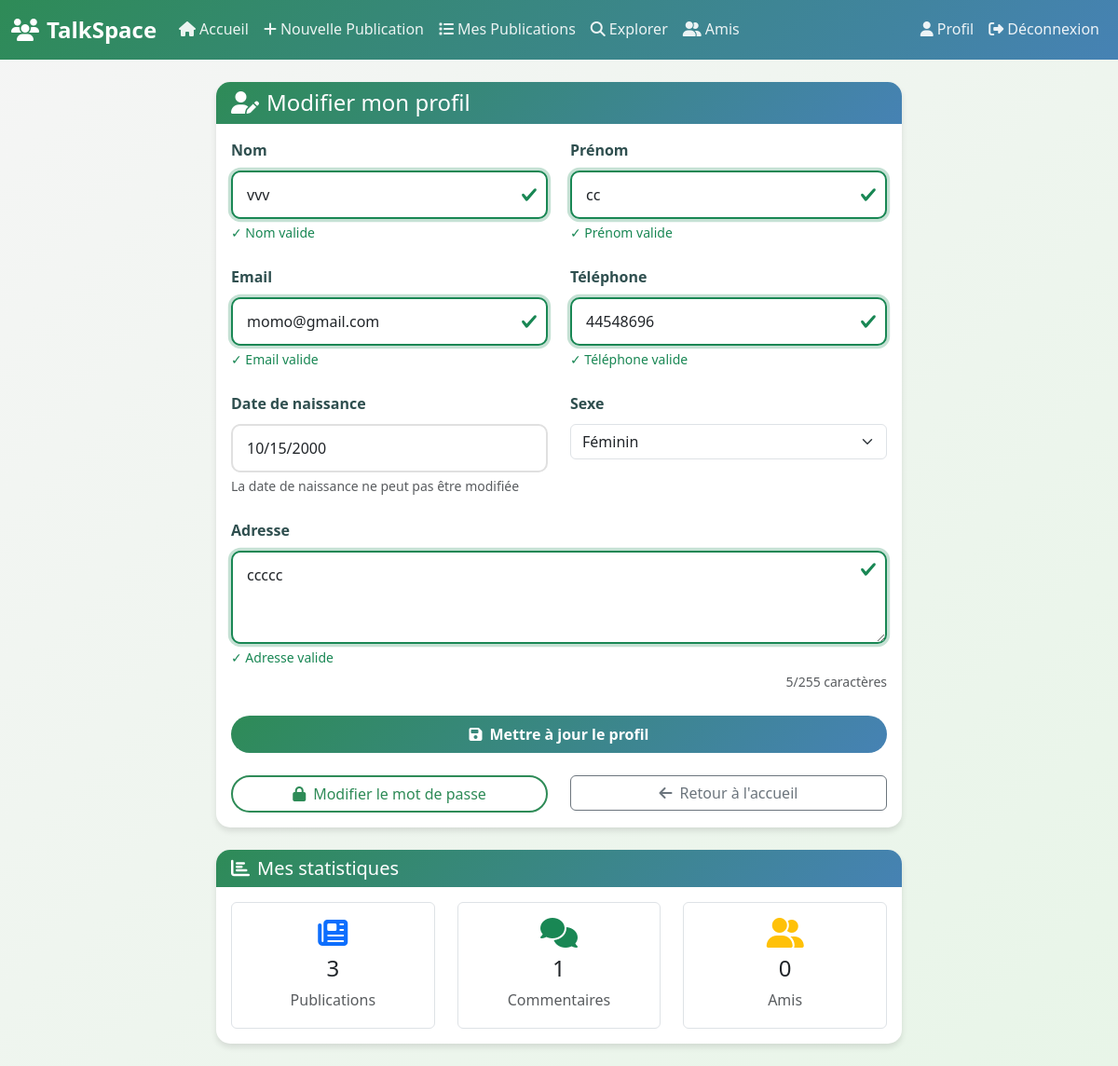
The page /profil.php (signed in) on the database its author committed.
### tables this page shows
CREATE TABLE `users` (
  `id` int(11) NOT NULL,
  `nom` varchar(50) NOT NULL,
  `prenom` varchar(50) NOT NULL,
  `email` varchar(100) NOT NULL,
  `tel` varchar(20) DEFAULT NULL,
  `sexe` enum('Masculin','Feminin') NOT NULL,
  `date_naissance` date NOT NULL,
  `adresse` text DEFAULT NULL,
  `mdp` varchar(255) NOT NULL,
  `reset_token` varchar(64) DEFAULT NULL,
  `reset_expiration` datetime DEFAULT NULL,
  `date_inscription` timestamp NOT NULL DEFAULT current_timestamp()
);

### profil.php (the view, shortened to what this page needs)
<?php
require_once('config.php');
$id = $_SESSION['id'];
$stmt = $bdd->prepare("SELECT nom, prenom, email, tel, sexe, date_naissance, adresse FROM users WHERE id = ?");
$stmt->execute([$id]);
$users = $stmt->fetch();
?>
<!DOCTYPE html>
<html lang="fr">
<head>
    <link href="https://cdn.jsdelivr.net/npm/bootstrap@5.3.3/dist/css/bootstrap.min.css" rel="stylesheet" />
    <link rel="stylesheet" href="https://cdnjs.cloudflare.com/ajax/libs/font-awesome/6.4.0/css/all.min.css" />
    <link rel="stylesheet" href="css/style.css" />
</head>
<body>
<nav class="navbar navbar-expand-lg navbar-dark sticky-top">
    <div class="container-fluid">
        <a class="navbar-brand fw-bold" href="dash1.php">
            <i class="fas fa-users me-2"></i>TalkSpace
        </a>
        <div class="collapse navbar-collapse" id="navbarNav">
            <ul class="navbar-nav me-auto">
                <li class="nav-item"><a class="nav-link" href="dash1.php"><i class="fas fa-home me-1"></i>Accueil</a></li>
                <li class="nav-item"><a class="nav-link" href="publication_form.php"><i class="fas fa-plus me-1"></i>Nouvelle Publication</a></li>
                <li class="nav-item"><a class="nav-link" href="liste_pub.php"><i class="fas fa-list me-1"></i>Mes Publications</a></li>
                <li class="nav-item"><a class="nav-link" href="explorer.php"><i class="fas fa-search me-1"></i>Explorer</a></li>
                <li class="nav-item"><a class="nav-link" href="liste_amis.php"><i class="fas fa-user-friends me-1"></i>Amis</a></li>
            </ul>
            <ul class="navbar-nav ms-auto">
                <li class="nav-item"><a class="nav-link active" href="profil.php"><i class="fas fa-user me-1"></i>Profil</a></li>
                <li class="nav-item"><a class="nav-link" href="deconnexion.php"><i class="fas fa-sign-out-alt me-1"></i>Déconnexion</a></li>
            </ul>
        </div>
    </div>
</nav>
<div class="container mt-4">
    <div class="row justify-content-center">
        <div class="col-12 col-lg-8">
            <div class="card slide-up">
                <div class="card-header">
                    <h4 class="mb-0"><i class="fas fa-user-edit me-2"></i>Modifier mon profil</h4>
                </div>
                <div class="card-body">
                    <form method="post" class="row g-4" id="profilForm">
                        <div class="col-md-6">
                            <label class="form-label">Nom</label>
                            <input type="text" name="nom" id="nom" class="form-control" value="<?= htmlspecialchars($users['nom']) ?>" required>
                            <div class="valid-feedback">✓ Nom valide</div>
                        </div>
                        <div class="col-md-6">
                            <label class="form-label">Prénom</label>
                            <input type="text" name="prenom" id="prenom" class="form-control" value="<?= htmlspecialchars($users['prenom']) ?>" required>
                            <div class="valid-feedback">✓ Prénom valide</div>
                        </div>
                        <div class="col-md-6">
                            <label class="form-label">Email</label>
                            <input type="email" name="email" id="email" class="form-control" value="<?= htmlspecialchars($users['email']) ?>" required>
                            <div class="valid-feedback">✓ Email valide</div>
                        </div>
                        <div class="col-md-6">
                            <label class="form-label">Téléphone</label>
                            <input type="text" name="tel" id="tel" class="form-control" value="<?= htmlspecialchars($users['tel']) ?>" required>
                            <div class="valid-feedback">✓ Téléphone valide</div>
                        </div>
                        <div class="col-md-6">
                            <label class="form-label">Date de naissance</label>
                            <input type="date" name="date_naissance" class="form-control" value="<?= htmlspecialchars($users['date_naissance']) ?>" required readonly>
                            <div class="form-text">La date de naissance ne peut pas être modifiée</div>
                        </div>
                        <div class="col-md-6">
                            <label class="form-label">Sexe</label>
                            <select name="sexe" id="sexe" class="form-select" required>
                                <option value="Feminin" <?= $users['sexe'] == 'Feminin' ? 'selected' : '' ?>>Féminin</option>
                            </select>
                        </div>
                        <div class="col-12">
                            <label class="form-label">Adresse</label>
                            <textarea name="adresse" id="adresse" class="form-control" rows="3"><?= htmlspecialchars($users['adresse']) ?></textarea>
                            <div class="valid-feedback">✓ Adresse valide</div>
                            <div class="form-text text-end">
                                <span id="adresseCount"><?= strlen($users['adresse']) ?></span>/255 caractères
                            </div>
                        </div>
                        <div class="col-12">
                            <button type="submit" class="btn btn-primary w-100 py-2" id="submitBtn">
                                <i class="fas fa-save me-2"></i>Mettre à jour le profil
                            </button>
                        </div>
                    </form>
                    <div class="row mt-4">
                        <div class="col-md-6">
                            <a href="edit_password.php" class="btn btn-outline-primary w-100">
                                <i class="fas fa-lock me-2"></i>Modifier le mot de passe
                            </a>
                        </div>
                        <div class="col-md-6">
                            <a href="dash1.php" class="btn btn-outline-secondary w-100">
                                <i class="fas fa-arrow-left me-2"></i>Retour à l'accueil
                            </a>
                        </div>
                    </div>
                </div>
            </div>
            <div class="card mt-4 fade-in">
                <div class="card-header">
                    <h5 class="mb-0"><i class="fas fa-chart-bar me-2"></i>Mes statistiques</h5>
                </div>
                <div class="card-body">
                    <div class="row text-center">
                        <div class="col-md-4">
                            <div class="border rounded p-3">
                                <i class="fas fa-newspaper fa-2x text-primary mb-2"></i>
                                <h4>
                                    <?php
                                    $pub_count = $bdd->prepare("SELECT COUNT(*) FROM publication WHERE id_users = ?");
                                    $pub_count->execute([$id]);
                                    echo $pub_count->fetchColumn();
                                    ?>
                                </h4>
                                <p class="text-muted mb-0">Publications</p>
                            </div>
                        </div>
                        <div class="col-md-4">
                            <div class="border rounded p-3">
                                <i class="fas fa-comments fa-2x text-success mb-2"></i>
                                <h4>
                                    <?php
                                    $com_count = $bdd->prepare("SELECT COUNT(*) FROM commentaires WHERE id_users = ?");
                                    $com_count->execute([$id]);
                                    echo $com_count->fetchColumn();
                                    ?>
                                </h4>
                                <p class="text-muted mb-0">Commentaires</p>
                            </div>
                        </div>
                        <div class="col-md-4">
                            <div class="border rounded p-3">
                                <i class="fas fa-user-friends fa-2x text-warning mb-2"></i>
                                <h4>
                                    <?php
                                    $amis_count = $bdd->prepare("SELECT COUNT(*) FROM demandes_amis WHERE (sender_id = ? OR receiver_id = ?) AND statut = 'accepter'");
                                    $amis_count->execute([$id, $id]);
                                    echo $amis_count->fetchColumn();
                                    ?>
                                </h4>
                                <p class="text-muted mb-0">Amis</p>
                            </div>
                        </div>
                    </div>
                </div>
            </div>
        </div>
    </div>
</div>
<link rel="stylesheet" href="https://cdnjs.cloudflare.com/ajax/libs/animate.css/4.1.1/animate.min.css">
</body>
</html>

### css/style.css (style rules this page uses)
:root { --primary-color: #2E8B57; --secondary-color: #4682B4; --accent-color: #20B2AA; --success-color: #32CD32; --danger-color: #DC143C; --warning-color: #FFA500; --text-dark: #2F4F4F; --text-light: #696969; --bg-light: #F5F5F5; --bg-white: #FFFFFF; --border-color: #E0E0E0; --shadow: 0 4px 6px rgba(0, 0, 0, 0.1); --transition: all 0.3s ease; }
* { margin: 0; padding: 0; box-sizing: border-box; }
body { font-family: 'Segoe UI', Tahoma, Geneva, Verdana, sans-serif; background: linear-gradient(135deg, var(--bg-light) 0%, #E8F5E8 100%); min-height: 100vh; color: var(--text-dark); line-height: 1.6; }
.navbar-brand { font-weight: 700; color: var(--bg-white) !important; font-size: 1.5rem; }
.navbar-dark { background: linear-gradient(135deg, var(--primary-color), var(--secondary-color)) !important; }
.nav-link { color: rgba(255, 255, 255, 0.9) !important; transition: var(--transition); font-weight: 500; }
.card { border: none; border-radius: 15px; box-shadow: var(--shadow); transition: var(--transition); background: var(--bg-white); margin-bottom: 1.5rem; }
.card-header { background: linear-gradient(135deg, var(--primary-color), var(--secondary-color)); color: white; border-radius: 15px 15px 0 0 !important; border: none; font-weight: 600; }
.btn-primary { background: linear-gradient(135deg, var(--primary-color), var(--secondary-color)); border: none; border-radius: 25px; padding: 10px 25px; font-weight: 600; transition: var(--transition); }
.btn-outline-primary { border: 2px solid var(--primary-color); color: var(--primary-color); border-radius: 25px; transition: var(--transition); }
.form-control { border: 2px solid var(--border-color); border-radius: 10px; padding: 12px 15px; transition: var(--transition); }
.form-label { font-weight: 600; color: var(--text-dark); margin-bottom: 8px; }
.fade-in { animation: fadeIn 0.6s ease-in; }
.slide-up { animation: slideUp 0.6s ease-out; }

### profil.php (style rules this page uses)
.is-valid { border-color: #198754 !important; box-shadow: 0 0 0 0.2rem rgba(25, 135, 84, 0.25) !important; }
.valid-feedback { display: none; color: #198754; font-size: 0.875em; margin-top: 0.25rem; }
.is-valid ~ .valid-feedback { display: block; }

### rows shown on the page
users: nom "vvv", prenom "cc", email "momo@gmail.com", tel "44548696", date_naissance "10/15/2000", sexe "Féminin", adresse "ccccc", adresse "5"

### other values the page prints
$pub_count->fetchColumn() "3"
$com_count->fetchColumn() "1"
$amis_count->fetchColumn() "0"
